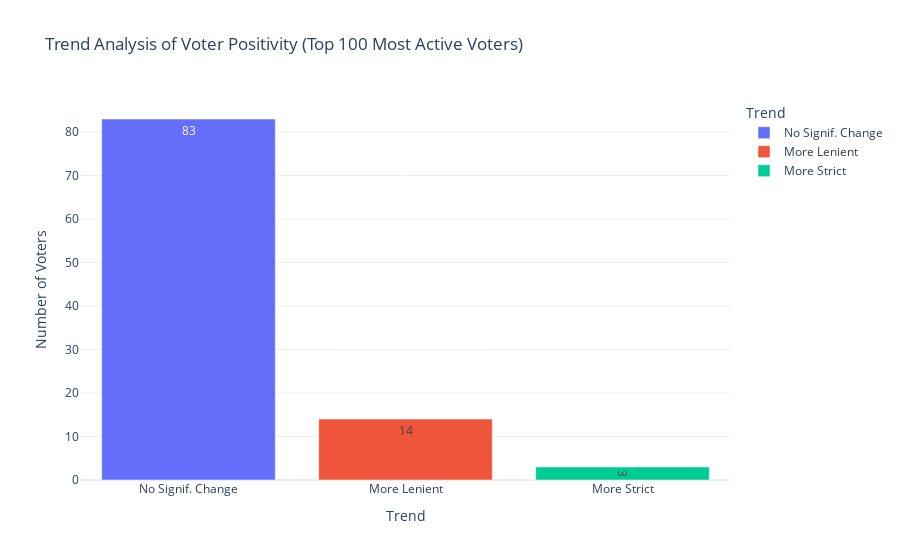

Notebook code for this chart:
### Markdown cell above
# Votants Behavior 

We are studying behavior of votants, trying to see if they became more or less strict over the years, for that we look at voters that have voted in more than 1 year.

### Code cell
# Call the function with df_vote
trends_df = analyze_voter_trends(df_vote)

# Optionally, inspect the returned DataFrame
display(trends_df.head(5))

### Figure 1 — Plotly figure (JSON) as saved in the notebook; plotly's stock layout.template omitted (floating-point values rounded to 4 significant figures)
{"data": [{"alignmentgroup": "True", "hovertemplate": "Trend=%{x}<br>Number of Voters=%{text}<extra></extra>", "legendgroup": "No Signif. Change", "marker": {"color": "#636efa", "pattern": {"shape": ""}}, "name": "No Signif. Change", "offsetgroup": "No Signif. Change", "orientation": "v", "showlegend": true, "text": [83], "textposition": "auto", "type": "bar", "x": ["No Signif. Change"], "xaxis": "x", "y": [83], "yaxis": "y"}, {"alignmentgroup": "True", "hovertemplate": "Trend=%{x}<br>Number of Voters=%{text}<extra></extra>", "legendgroup": "More Lenient", "marker": {"color": "#EF553B", "pattern": {"shape": ""}}, "name": "More Lenient", "offsetgroup": "More Lenient", "orientation": "v", "showlegend": true, "text": [14], "textposition": "auto", "type": "bar", "x": ["More Lenient"], "xaxis": "x", "y": [14], "yaxis": "y"}, {"alignmentgroup": "True", "hovertemplate": "Trend=%{x}<br>Number of Voters=%{text}<extra></extra>", "legendgroup": "More Strict", "marker": {"color": "#00cc96", "pattern": {"shape": ""}}, "name": "More Strict", "offsetgroup": "More Strict", "orientation": "v", "showlegend": true, "text": [3], "textposition": "auto", "type": "bar", "x": ["More Strict"], "xaxis": "x", "y": [3], "yaxis": "y"}], "layout": {"autosize": true, "barmode": "relative", "legend": {"title": {"text": "Trend"}, "tracegroupgap": 0}, "title": {"text": "Trend Analysis of Voter Positivity (Top 100 Most Active Voters)"}, "xaxis": {"anchor": "y", "autorange": true, "categoryarray": ["No Signif. Change", "More Lenient", "More Strict"], "categoryorder": "array", "domain": [0, 1], "range": [-0.5, 2.5], "tickangle": 0, "title": {"text": "Trend"}, "type": "category"}, "yaxis": {"anchor": "x", "autorange": true, "domain": [0, 1], "range": [0, 87.37], "title": {"text": "Number of Voters"}, "type": "linear"}}}
